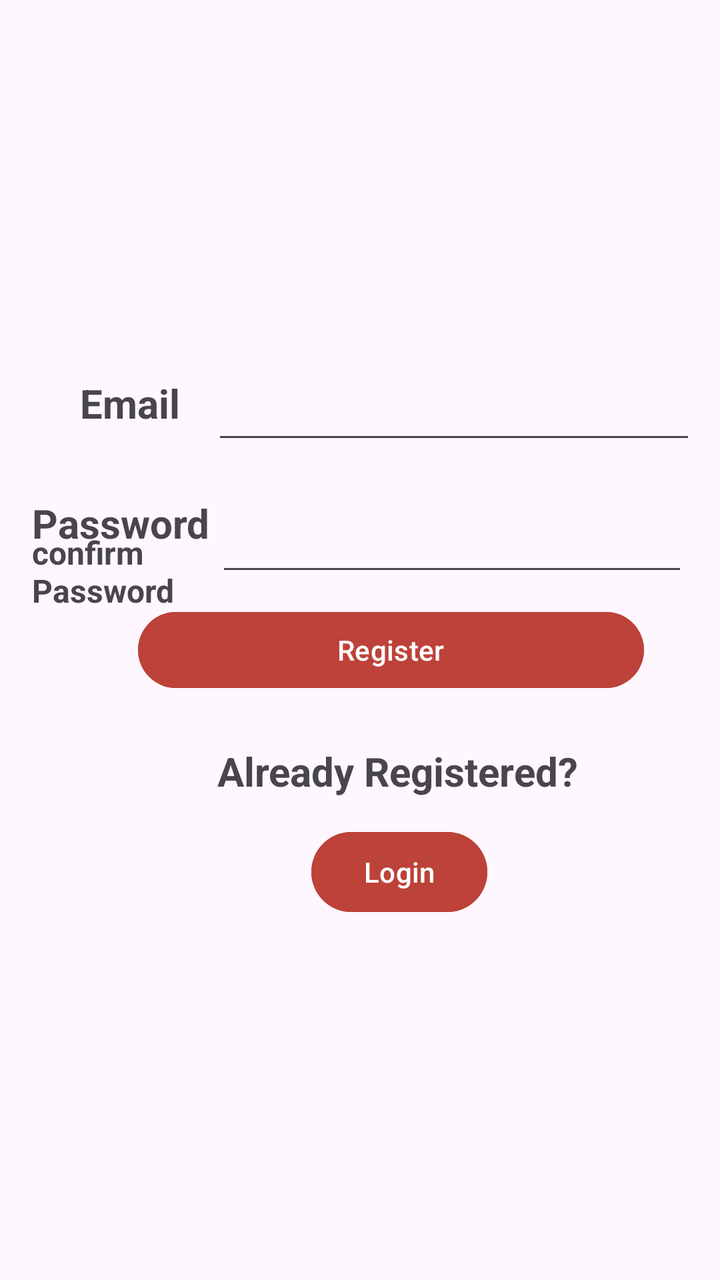
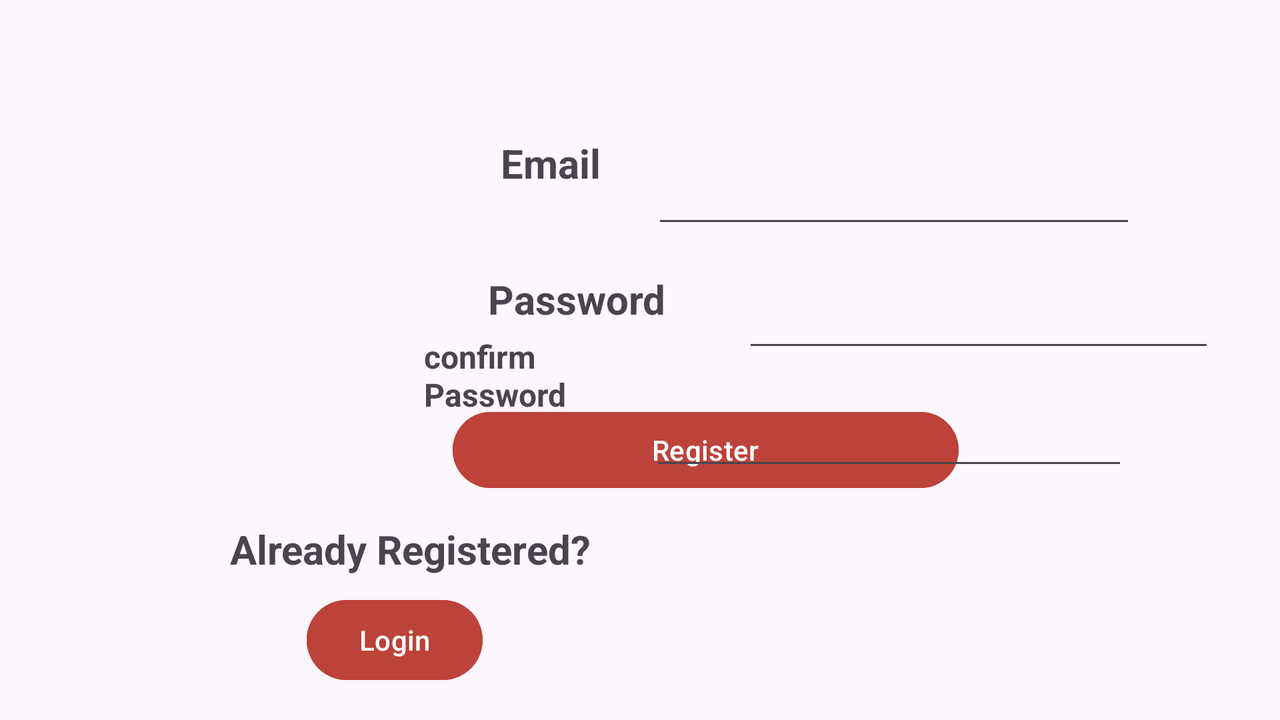

One screen, two layout resources from the same app: the default and the repository's alternative for another configuration. Each is rendered where Android would select it; the XML of both is given below.
<!-- AndroidManifest.xml: application theme Theme.FoodPlanner_project -->
<!-- res/layout/fragment_register.xml -->
<?xml version="1.0" encoding="utf-8"?>
<androidx.constraintlayout.widget.ConstraintLayout xmlns:android="http://schemas.android.com/apk/res/android"
    xmlns:app="http://schemas.android.com/apk/res-auto"
    xmlns:tools="http://schemas.android.com/tools"
    android:id="@+id/frameLayout3"
    android:layout_width="match_parent"
    android:layout_height="match_parent"
    android:background="@drawable/food"
    tools:context=".RegisterFragment">

    <TextView
        android:id="@+id/textView6"
        android:layout_width="66dp"
        android:layout_height="36dp"
        android:layout_marginTop="188dp"
        android:text="@string/email"
        android:textSize="20sp"
        android:textStyle="bold"
        app:layout_constraintEnd_toEndOf="parent"
        app:layout_constraintHorizontal_bias="0.136"
        app:layout_constraintStart_toStartOf="parent"
        app:layout_constraintTop_toTopOf="parent" />

    <EditText
        android:id="@+id/mail_text"
        android:layout_width="242dp"
        android:layout_height="51dp"
        android:layout_marginTop="176dp"
        android:layout_marginEnd="12dp"
        android:ems="10"
        android:inputType="text"
        app:layout_constraintEnd_toEndOf="parent"
        app:layout_constraintTop_toTopOf="parent" />

    <TextView
        android:id="@+id/textView7"
        android:layout_width="109dp"
        android:layout_height="36dp"
        android:layout_marginStart="16dp"
        android:layout_marginTop="248dp"
        android:text="@string/password"
        android:textSize="20sp"
        android:textStyle="bold"
        app:layout_constraintStart_toStartOf="parent"
        app:layout_constraintTop_toTopOf="parent" />

    <TextView
        android:id="@+id/textView8"
        android:layout_width="131dp"
        android:layout_height="37dp"
        android:layout_marginStart="16dp"
        android:text="@string/cpassword"
        android:textSize="16sp"
        android:textStyle="bold"
        app:layout_constraintBottom_toBottomOf="parent"
        app:layout_constraintStart_toStartOf="parent"
        app:layout_constraintTop_toTopOf="parent"
        app:layout_constraintVertical_bias="0.44" />

    <TextView
        android:id="@+id/textView9"
        android:layout_width="wrap_content"
        android:layout_height="wrap_content"
        android:layout_marginTop="24dp"
        android:text="@string/tologin"
        android:textSize="20sp"
        android:textStyle="bold"
        app:layout_constraintEnd_toEndOf="parent"
        app:layout_constraintHorizontal_bias="0.605"
        app:layout_constraintStart_toStartOf="parent"
        app:layout_constraintTop_toBottomOf="@+id/regist_btn" />

    <Button
        android:id="@+id/login_btn"
        android:layout_width="wrap_content"
        android:layout_height="wrap_content"
        android:layout_marginBottom="164dp"
        android:backgroundTint="#BD4239"
        android:text="@string/login"
        app:layout_constraintBottom_toBottomOf="parent"
        app:layout_constraintEnd_toEndOf="parent"
        app:layout_constraintHorizontal_bias="0.572"
        app:layout_constraintStart_toStartOf="parent"
        app:layout_constraintTop_toBottomOf="@+id/textView9"
        app:layout_constraintVertical_bias="0.454" />

    <Button
        android:id="@+id/regist_btn"
        android:layout_width="253dp"
        android:layout_height="46dp"
        android:layout_marginBottom="292dp"
        android:backgroundTint="#BD4239"
        android:text="@string/register"
        app:layout_constraintBottom_toBottomOf="parent"
        app:layout_constraintEnd_toEndOf="parent"
        app:layout_constraintHorizontal_bias="0.645"
        app:layout_constraintStart_toStartOf="parent" />

    <EditText
        android:id="@+id/pass_text"
        android:layout_width="236dp"
        android:layout_height="54dp"
        android:layout_marginTop="12dp"
        android:layout_marginEnd="16dp"
        android:ems="10"
        android:inputType="textPassword"
        app:layout_constraintEnd_toEndOf="parent"
        app:layout_constraintHorizontal_bias="1.0"
        app:layout_constraintStart_toEndOf="@+id/textView7"
        app:layout_constraintTop_toBottomOf="@+id/mail_text" />

    <EditText
        android:id="@+id/confirm_text"
        android:layout_width="239dp"
        android:layout_height="47dp"
        android:layout_marginTop="13dp"
        android:layout_marginEnd="12dp"
        android:layout_marginBottom="380dp"
        android:ems="10"
        android:inputType="textPassword"
        app:layout_constraintBottom_toBottomOf="parent"
        app:layout_constraintEnd_toEndOf="parent"
        app:layout_constraintTop_toBottomOf="@+id/pass_text"
        app:layout_constraintVertical_bias="1.0" />
</androidx.constraintlayout.widget.ConstraintLayout>
<!-- resources referenced by this layout -->
<resources>
  <string name="cpassword">confirm Password</string>
  <string name="email">Email</string>
  <string name="login">Login</string>
  <string name="password">Password</string>
  <string name="register">Register</string>
  <string name="tologin">Already Registered?</string>
  <style name="Theme.FoodPlanner_project" parent="Base.Theme.FoodPlanner_project" />
  <style name="Base.Theme.FoodPlanner_project" parent="Theme.Material3.DayNight">
          
          
      </style>
</resources>
<!-- res/layout-land/fragment_register.xml (the repository's variant of the layout above) -->
<!-- drawn on the phone turned sideways -->
<?xml version="1.0" encoding="utf-8"?>
<androidx.constraintlayout.widget.ConstraintLayout xmlns:android="http://schemas.android.com/apk/res/android"
    xmlns:app="http://schemas.android.com/apk/res-auto"
    xmlns:tools="http://schemas.android.com/tools"
    android:id="@+id/frameLayout3"
    android:layout_width="match_parent"
    android:layout_height="match_parent"
    android:background="@drawable/food"
    tools:context=".RegisterFragment">

    <TextView
        android:id="@+id/textView6"
        android:layout_width="66dp"
        android:layout_height="36dp"
        android:layout_marginTop="68dp"
        android:text="@string/email"
        android:textSize="20sp"
        android:textStyle="bold"
        app:layout_constraintEnd_toEndOf="parent"
        app:layout_constraintHorizontal_bias="0.436"
        app:layout_constraintStart_toStartOf="parent"
        app:layout_constraintTop_toTopOf="parent" />

    <EditText
        android:id="@+id/mail_text"
        android:layout_width="242dp"
        android:layout_height="51dp"
        android:layout_marginTop="68dp"
        android:layout_marginEnd="72dp"
        android:ems="10"
        android:inputType="text"
        app:layout_constraintEnd_toEndOf="parent"
        app:layout_constraintTop_toTopOf="parent" />

    <TextView
        android:id="@+id/textView7"
        android:layout_width="109dp"
        android:layout_height="36dp"
        android:layout_marginStart="244dp"
        android:layout_marginTop="136dp"
        android:text="@string/password"
        android:textSize="20sp"
        android:textStyle="bold"
        app:layout_constraintStart_toStartOf="parent"
        app:layout_constraintTop_toTopOf="parent" />

    <TextView
        android:id="@+id/textView8"
        android:layout_width="131dp"
        android:layout_height="37dp"
        android:layout_marginStart="212dp"
        android:text="@string/cpassword"
        android:textSize="16sp"
        android:textStyle="bold"
        app:layout_constraintBottom_toBottomOf="parent"
        app:layout_constraintStart_toStartOf="parent"
        app:layout_constraintTop_toTopOf="parent"
        app:layout_constraintVertical_bias="0.518" />

    <TextView
        android:id="@+id/textView9"
        android:layout_width="wrap_content"
        android:layout_height="wrap_content"
        android:layout_marginBottom="8dp"
        android:text="@string/tologin"
        android:textSize="20sp"
        android:textStyle="bold"
        app:layout_constraintBottom_toTopOf="@+id/login_btn"
        app:layout_constraintEnd_toEndOf="parent"
        app:layout_constraintHorizontal_bias="0.25"
        app:layout_constraintStart_toStartOf="parent" />

    <Button
        android:id="@+id/login_btn"
        android:layout_width="wrap_content"
        android:layout_height="wrap_content"
        android:layout_marginBottom="16dp"
        android:backgroundTint="#BD4239"
        android:text="@string/login"
        app:layout_constraintBottom_toBottomOf="parent"
        app:layout_constraintEnd_toEndOf="parent"
        app:layout_constraintHorizontal_bias="0.278"
        app:layout_constraintStart_toStartOf="parent" />

    <Button
        android:id="@+id/regist_btn"
        android:layout_width="253dp"
        android:layout_height="46dp"
        android:layout_marginBottom="112dp"
        android:backgroundTint="#BD4239"
        android:text="@string/register"
        app:layout_constraintBottom_toBottomOf="parent"
        app:layout_constraintEnd_toEndOf="parent"
        app:layout_constraintHorizontal_bias="0.585"
        app:layout_constraintStart_toStartOf="parent" />

    <EditText
        android:id="@+id/pass_text"
        android:layout_width="236dp"
        android:layout_height="54dp"
        android:layout_marginTop="8dp"
        android:layout_marginEnd="16dp"
        android:ems="10"
        android:inputType="textPassword"
        app:layout_constraintEnd_toEndOf="parent"
        app:layout_constraintHorizontal_bias="0.523"
        app:layout_constraintStart_toEndOf="@+id/textView7"
        app:layout_constraintTop_toBottomOf="@+id/mail_text" />

    <EditText
        android:id="@+id/confirm_text"
        android:layout_width="239dp"
        android:layout_height="47dp"
        android:layout_marginTop="12dp"
        android:layout_marginEnd="76dp"
        android:ems="10"
        android:inputType="textPassword"
        app:layout_constraintEnd_toEndOf="parent"
        app:layout_constraintTop_toBottomOf="@+id/pass_text" />
</androidx.constraintlayout.widget.ConstraintLayout>
